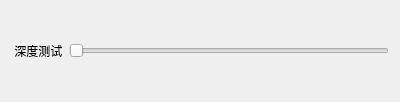
<?xml version="1.0" encoding="UTF-8"?>
<ui version="4.0">
 <class>ShowNormalDialog</class>
 <widget class="QDialog" name="ShowNormalDialog">
  <property name="geometry">
   <rect>
    <x>0</x>
    <y>0</y>
    <width>400</width>
    <height>102</height>
   </rect>
  </property>
  <property name="windowTitle">
   <string>Dialog</string>
  </property>
  <layout class="QVBoxLayout" name="verticalLayout">
   <item>
    <layout class="QHBoxLayout" name="horizontalLayout">
     <item>
      <widget class="QLabel" name="label">
       <property name="maximumSize">
        <size>
         <width>80</width>
         <height>16777215</height>
        </size>
       </property>
       <property name="text">
        <string> 深度测试</string>
       </property>
      </widget>
     </item>
     <item>
      <widget class="QSlider" name="horizontalSlider">
       <property name="orientation">
        <enum>Qt::Horizontal</enum>
       </property>
      </widget>
     </item>
    </layout>
   </item>
  </layout>
 </widget>
 <resources/>
 <connections/>
 <slots>
  <slot>slotEnvSettingChang(int)</slot>
 </slots>
</ui>
